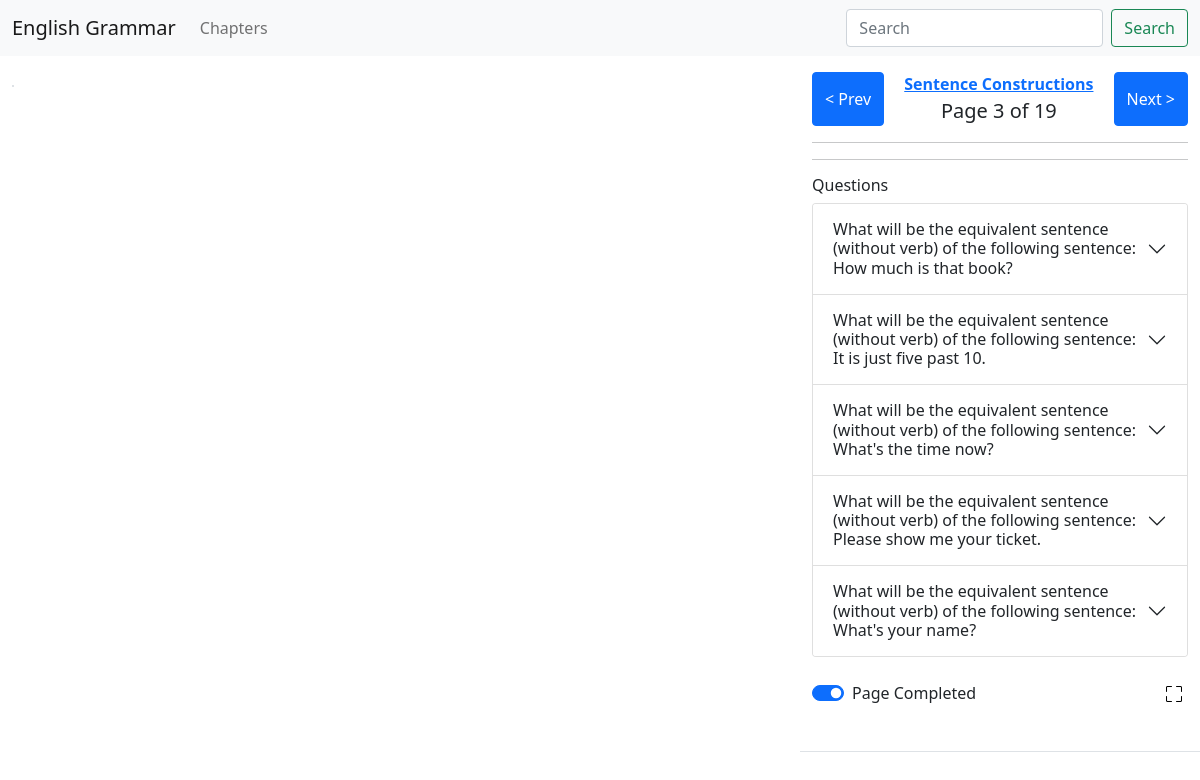
Page /learn/chapter/1/page/3 on the committed database.
### learn/models.py (models this page shows, shortened)
class Chapter(models.Model):
    title = models.CharField(max_length=100)
    slno = models.IntegerField(default=0)
    no_of_pages = models.IntegerField(default=0)
    scroll_height = models.FloatField(default=0.0)
    class Meta:
        ordering = ['slno']

class Question(models.Model):
    rule = models.CharField(max_length=1000, default='')
    question = models.CharField(max_length=200)
    answer = models.CharField(max_length=200)
    chapter = models.ForeignKey(Chapter, on_delete=models.CASCADE)
    page_no = models.IntegerField()
    is_bookmarked = models.BooleanField(default=False)

### learn/views.py (the view)
class PageDetail(TemplateView):
    template_name = 'learn/page_detail.html'
    def get_context_data(self, **kwargs):
        context = super().get_context_data(**kwargs)
        context["chapter_pk"] = self.kwargs['chapter_pk']
        context["page_no"] = self.kwargs['page_no']
        chapter = get_object_or_404(Chapter, pk=self.kwargs['chapter_pk'])
        page_complition = PageComplition.objects.filter(chapter=chapter, page_number=self.kwargs['page_no']).first()
        if page_complition:
            context["is_completed"] = True
        else:
            context["is_completed"] = False
        if chapter.no_of_pages == self.kwargs['page_no']:
            next_page = 1
        else:
            next_page = int(self.kwargs['page_no']) + 1
        if self.kwargs['page_no'] == 1:
            prev_page = chapter.no_of_pages
        else:
            prev_page = int(self.kwargs['page_no']) - 1
        context["next_page"] = next_page
        context["prev_page"] = prev_page
        context["chapter"] = chapter
        context["question_list"] = Question.objects.filter(chapter=chapter, page_no=self.kwargs['page_no']).order_by('-pk')
        return context

### learn/templates/learn/page_detail.html (shortened to what this page needs)
{% extends 'base.html' %}
{% block page_content %}
<div class="row" id="main-div">
    <div class="col-lg-8 col-sm-12">
        <img src="https://raw.githubusercontent.com/my-personal-repos/english-grammar-book/main/chapter-{{chapter_pk}}/{{page_no}}.jpg" class="w-100 border" alt="">
    </div>
    <div class="col-lg-4 col-sm-12 sticky-lg-top overflow-auto border-bottom pb-5" id="question-sidebar" style="max-height:85vh;">
        <div class="d-flex justify-content-between">
            <a href="{% url 'learn:page-detail' chapter_pk prev_page %}" class="btn btn-primary d-flex align-items-center">&lt; Prev</a>
            <div class="d-flex flex-column justify-content-center text-center">
                <div>
                    <b><a href="{% url 'learn:chapter-detail' chapter_pk %}">{{chapter.title}}</a></b>
                </div>
                <div>
                    <span class="lead">Page {{page_no}} of {{chapter.no_of_pages}}</span>
                </div>
            </div>
            <a href="{% url 'learn:page-detail' chapter_pk next_page %}" class="btn btn-primary d-flex align-items-center">Next &gt;</a>
        </div>
        <hr>
        <hr>
        <h6>Questions</h6>
        <div class="mt-1">
        {% for question in question_list %}
        {% include 'learn/includes/accordion-item.html' with counter=forloop.counter question=question %}
        {% empty %}
            <p class="lead">No Question Available till now </p>
        {% endfor %}
        </div>
        <br>
        <div class="d-flex justify-content-between">
            <form action="{% url 'learn:toggle-completion' %}" method="POST" id="completion-form">
                <div class="form-check form-switch">
                    <input class="form-check-input" type="checkbox" name="is_completed" role="switch" id="page-completed" name="page-completed" {% if is_completed == False %}  {% else %} checked {% endif %}>
                    <label class="form-check-label" for="page-completed">{% if is_completed == False %}Page Not Completed {% else %}Page Completed{% endif %}</label>
                </div>
            </form>
            <div>
                <button type="button" class="btn-blank" data-bs-toggle="modal" data-bs-target="#page-fullscreen"><i class="bi bi-fullscreen"></i></button>
            </div>
        </div>
    </div>
</div>
{% endblock page_content %}

### learn/templates/learn/includes/accordion-item.html (shortened to what this page needs)
<div class="accordion-item">
    <h2 class="accordion-header" id="heading-{{counter}}">
      <button class="accordion-button collapsed" type="button" data-bs-toggle="collapse" data-bs-target="#collapse-{{counter}}" aria-expanded="false" aria-controls="collapse-{{counter}}">
        {{question.question}} {% if question.is_bookmarked %} &nbsp;<i class="bi bi-bookmark-fill"></i>{% endif %}
      </button>
    </h2>
  </div>

### templates/base.html (style rules this page uses)
.btn-blank { cursor: pointer; background-color: transparent; border: none; outline: none; }

### rows in the picture
Chapter: title "Sentence Constructions", no_of_pages "19"
Question: question "What will be the equivalent sentence (without verb) of the following sentence: How much is that book?"
Question: question "What will be the equivalent sentence (without verb) of the following sentence: It is just five past 10."
Question: question "What will be the equivalent sentence (without verb) of the following sentence: What's the time now?"
Question: question "What will be the equivalent sentence (without verb) of the following sentence: Please show me your ticket."
Question: question "What will be the equivalent sentence (without verb) of the following sentence: What's your name?"

### other values in the picture
{{ page_no }} "3"
